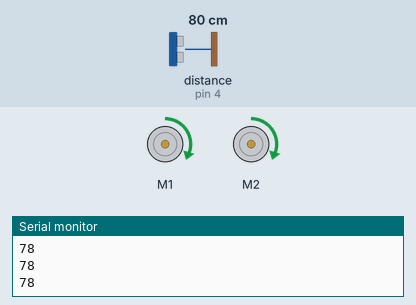
Simulated run of this sketch. Board: Arduino Uno, built with avr-gcc and run on an emulated ATmega328P. Shown: 2 × DC motor (green arrow = forward, orange = backward, longer = faster), the last lines printed to the serial monitor. Wiring (inferred from the names in the program): ultrasonic range finder: trigger pin 2; echo pin 4. The inputs (shaded band) are chosen by the test bench; at power-on: distance to the obstacle (sensor on pin 4) 80 cm. The echo pulse lasts 58.3 µs per cm.

Above: at 1.2 s.
1.3 s: distance to the obstacle (sensor on pin 4) set to 12 cm
2.8 s: distance to the obstacle (sensor on pin 4) set to 9 cm
At 3.9 s:
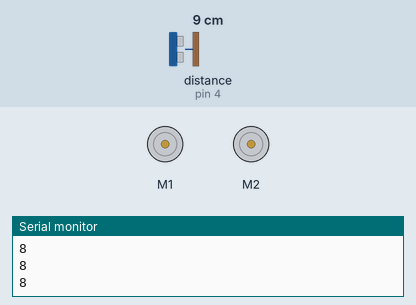
4.3 s: distance to the obstacle (sensor on pin 4) set to 18 cm
At 5.5 s:
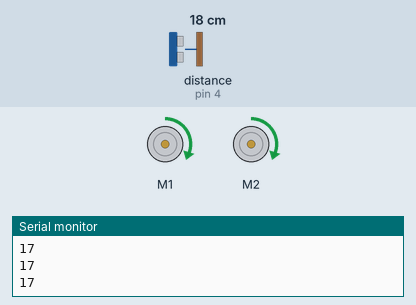
5.8 s: distance to the obstacle (sensor on pin 4) set to 2 cm
At 6.3 s:
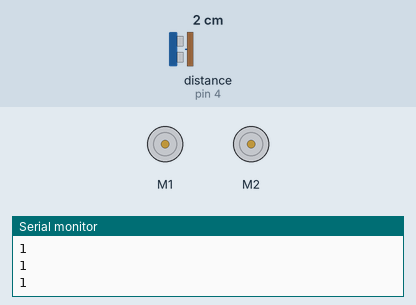
Timing chart, 0 to 8.3 s (numbered marks = the images above; inputs shaded):
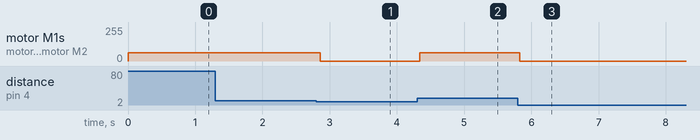

Measured:
- the behaviour switches between 11 and 10 cm on distance to the obstacle (sensor on pin 4) (found by bisection; images 0 and 1)
- after the input at 2.8 s, motor M1, motor M2: forward 63/255 → stopped after 0.06 s
- after the input at 4.3 s, motor M1, motor M2: stopped → forward 63/255 at once
- after the input at 5.8 s, motor M1, motor M2: forward 63/255 → stopped at once

The sketch:

enshu11-1-4.ino
```cpp
#include <ZumoMotors.h> //モータライブラリの読み込み

const int trig = 2;
const int echo = 4;
unsigned long interval;
int distance;

ZumoMotors motors;

void setup() {
  Serial.begin(9600);
  pinMode(trig, OUTPUT);
  pinMode(echo, INPUT);
}

void loop() {
  digitalWrite(trig, HIGH);
  delayMicroseconds(10);
  digitalWrite(trig, LOW);
  //10μs のパルスを超音波センサの Trig ピンに出力
  interval = pulseIn(echo, HIGH, 23068);
  distance = 340 * interval / 10000 / 2;
  Serial.println(distance);
  if (distance < 10) {
    motors.setLeftSpeed(0);
    motors.setRightSpeed(0);
  } else {
    motors.setLeftSpeed(100);
    motors.setRightSpeed(100);
  }
  delay(60); //trig が HIGH になる間隔を 60ms 以上空ける
}
```
